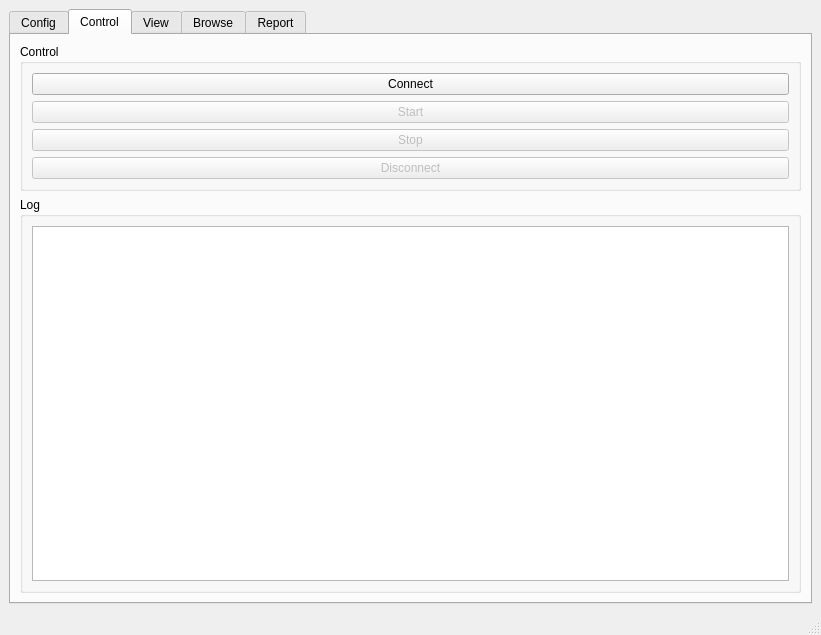
<?xml version="1.0" encoding="UTF-8"?>
<ui version="4.0">
 <class>APCMainWindow</class>
 <widget class="QMainWindow" name="APCMainWindow">
  <property name="enabled">
   <bool>true</bool>
  </property>
  <property name="geometry">
   <rect>
    <x>0</x>
    <y>0</y>
    <width>821</width>
    <height>635</height>
   </rect>
  </property>
  <property name="windowTitle">
   <string>APC Recorder</string>
  </property>
  <widget class="QWidget" name="centralwidget">
   <layout class="QVBoxLayout" name="main_layout">
    <item>
     <widget class="QTabWidget" name="tabWidget">
      <property name="enabled">
       <bool>true</bool>
      </property>
      <property name="currentIndex">
       <number>1</number>
      </property>
      <property name="usesScrollButtons">
       <bool>false</bool>
      </property>
      <property name="documentMode">
       <bool>false</bool>
      </property>
      <property name="tabsClosable">
       <bool>false</bool>
      </property>
      <property name="movable">
       <bool>false</bool>
      </property>
      <widget class="QWidget" name="config_tab">
       <attribute name="title">
        <string>Config</string>
       </attribute>
       <layout class="QVBoxLayout" name="verticalLayout_5">
        <item>
         <layout class="QFormLayout" name="configLayout">
          <item row="0" column="0">
           <widget class="QLabel" name="label">
            <property name="text">
             <string>TextLabel</string>
            </property>
           </widget>
          </item>
          <item row="1" column="0">
           <widget class="QLabel" name="label_2">
            <property name="text">
             <string>TextLabel</string>
            </property>
           </widget>
          </item>
          <item row="3" column="0">
           <widget class="QLabel" name="label_3">
            <property name="text">
             <string>TextLabel</string>
            </property>
           </widget>
          </item>
          <item row="2" column="0">
           <widget class="QLabel" name="label_4">
            <property name="text">
             <string>TextLabel</string>
            </property>
           </widget>
          </item>
          <item row="0" column="1">
           <widget class="QLineEdit" name="lineEdit"/>
          </item>
          <item row="1" column="1">
           <widget class="QLineEdit" name="lineEdit_2"/>
          </item>
          <item row="2" column="1">
           <widget class="QLineEdit" name="lineEdit_3"/>
          </item>
          <item row="3" column="1">
           <widget class="QLineEdit" name="lineEdit_4"/>
          </item>
         </layout>
        </item>
        <item>
         <layout class="QHBoxLayout" name="horizontalLayout">
          <item>
           <widget class="QPushButton" name="pushButton_6">
            <property name="text">
             <string>PushButton</string>
            </property>
           </widget>
          </item>
          <item>
           <widget class="QPushButton" name="pushButton_7">
            <property name="text">
             <string>PushButton</string>
            </property>
           </widget>
          </item>
         </layout>
        </item>
        <item>
         <spacer name="verticalSpacer">
          <property name="orientation">
           <enum>Qt::Orientation::Vertical</enum>
          </property>
          <property name="sizeHint" stdset="0">
           <size>
            <width>20</width>
            <height>40</height>
           </size>
          </property>
         </spacer>
        </item>
       </layout>
      </widget>
      <widget class="QWidget" name="control_tab">
       <attribute name="title">
        <string>Control</string>
       </attribute>
       <layout class="QVBoxLayout" name="verticalLayout_3">
        <item>
         <widget class="QGroupBox" name="control_gb">
          <property name="title">
           <string>Control</string>
          </property>
          <layout class="QVBoxLayout" name="verticalLayout">
           <item>
            <widget class="QPushButton" name="pushButton">
             <property name="text">
              <string>Connect</string>
             </property>
            </widget>
           </item>
           <item>
            <widget class="QPushButton" name="pushButton_2">
             <property name="enabled">
              <bool>false</bool>
             </property>
             <property name="text">
              <string>Start</string>
             </property>
            </widget>
           </item>
           <item>
            <widget class="QPushButton" name="pushButton_3">
             <property name="enabled">
              <bool>false</bool>
             </property>
             <property name="text">
              <string>Stop</string>
             </property>
            </widget>
           </item>
           <item>
            <widget class="QPushButton" name="pushButton_4">
             <property name="enabled">
              <bool>false</bool>
             </property>
             <property name="text">
              <string>Disconnect</string>
             </property>
            </widget>
           </item>
          </layout>
         </widget>
        </item>
        <item>
         <widget class="QGroupBox" name="groupBox">
          <property name="title">
           <string>Log</string>
          </property>
          <layout class="QVBoxLayout" name="verticalLayout_2">
           <item>
            <widget class="QTextBrowser" name="textBrowser"/>
           </item>
          </layout>
         </widget>
        </item>
       </layout>
      </widget>
      <widget class="QWidget" name="view_tab">
       <attribute name="title">
        <string>View</string>
       </attribute>
       <layout class="QVBoxLayout" name="view_layout"/>
      </widget>
      <widget class="QWidget" name="browse_tab">
       <property name="enabled">
        <bool>false</bool>
       </property>
       <attribute name="title">
        <string>Browse</string>
       </attribute>
       <layout class="QVBoxLayout" name="verticalLayout_4">
        <item>
         <widget class="QTableWidget" name="sessions_table"/>
        </item>
        <item>
         <widget class="QPushButton" name="load_session_data">
          <property name="text">
           <string>Load Session Data</string>
          </property>
         </widget>
        </item>
        <item>
         <widget class="QTableWidget" name="session_data_table"/>
        </item>
        <item>
         <widget class="QPushButton" name="pushButton_5">
          <property name="text">
           <string>Create Report</string>
          </property>
         </widget>
        </item>
       </layout>
      </widget>
      <widget class="QWidget" name="report_tab">
       <attribute name="title">
        <string>Report</string>
       </attribute>
      </widget>
     </widget>
    </item>
   </layout>
  </widget>
  <widget class="QStatusBar" name="statusbar"/>
  <action name="actionConnect">
   <property name="text">
    <string>Connect</string>
   </property>
  </action>
  <action name="actionStart">
   <property name="text">
    <string>Start</string>
   </property>
  </action>
  <action name="actionStop">
   <property name="text">
    <string>Stop</string>
   </property>
  </action>
  <action name="actionConnect_2">
   <property name="text">
    <string>Connect</string>
   </property>
  </action>
  <action name="actionStart_2">
   <property name="text">
    <string>Start</string>
   </property>
  </action>
  <action name="actionStop_2">
   <property name="text">
    <string>Stop</string>
   </property>
  </action>
  <action name="actionDisconnect">
   <property name="text">
    <string>Disconnect</string>
   </property>
  </action>
  <action name="actionView_records">
   <property name="text">
    <string>View records</string>
   </property>
  </action>
  <action name="actionGenerate_report">
   <property name="text">
    <string>Generate report</string>
   </property>
  </action>
  <action name="actionSearch_session">
   <property name="text">
    <string>Search session</string>
   </property>
  </action>
 </widget>
 <resources/>
 <connections/>
</ui>
